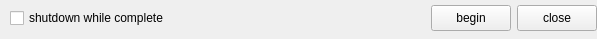
<ui version="4.0" >
 <class>xBottom_uiClass</class>
 <widget class="QWidget" name="xBottom_uiClass" >
  <property name="geometry" >
   <rect>
    <x>0</x>
    <y>0</y>
    <width>597</width>
    <height>39</height>
   </rect>
  </property>
  <property name="windowTitle" >
   <string>xBottom_ui</string>
  </property>
  <layout class="QHBoxLayout" name="horizontalLayout" >
   <property name="leftMargin" >
    <number>10</number>
   </property>
   <property name="topMargin" >
    <number>3</number>
   </property>
   <property name="rightMargin" >
    <number>0</number>
   </property>
   <property name="bottomMargin" >
    <number>5</number>
   </property>
   <item>
    <widget class="QCheckBox" name="cbxShutDown" >
     <property name="focusPolicy" >
      <enum>Qt::NoFocus</enum>
     </property>
     <property name="text" >
      <string>shutdown while complete</string>
     </property>
    </widget>
   </item>
   <item>
    <spacer name="horizontalSpacer" >
     <property name="orientation" >
      <enum>Qt::Horizontal</enum>
     </property>
     <property name="sizeHint" stdset="0" >
      <size>
       <width>253</width>
       <height>20</height>
      </size>
     </property>
    </spacer>
   </item>
   <item>
    <widget class="QPushButton" name="btnBegin" >
     <property name="sizePolicy" >
      <sizepolicy vsizetype="Fixed" hsizetype="Fixed" >
       <horstretch>0</horstretch>
       <verstretch>0</verstretch>
      </sizepolicy>
     </property>
     <property name="minimumSize" >
      <size>
       <width>80</width>
       <height>26</height>
      </size>
     </property>
     <property name="maximumSize" >
      <size>
       <width>80</width>
       <height>26</height>
      </size>
     </property>
     <property name="focusPolicy" >
      <enum>Qt::NoFocus</enum>
     </property>
     <property name="text" >
      <string>begin</string>
     </property>
    </widget>
   </item>
   <item>
    <widget class="QPushButton" name="btnStop" >
     <property name="sizePolicy" >
      <sizepolicy vsizetype="Fixed" hsizetype="Fixed" >
       <horstretch>0</horstretch>
       <verstretch>0</verstretch>
      </sizepolicy>
     </property>
     <property name="minimumSize" >
      <size>
       <width>80</width>
       <height>26</height>
      </size>
     </property>
     <property name="maximumSize" >
      <size>
       <width>80</width>
       <height>26</height>
      </size>
     </property>
     <property name="focusPolicy" >
      <enum>Qt::NoFocus</enum>
     </property>
     <property name="text" >
      <string>close</string>
     </property>
    </widget>
   </item>
  </layout>
 </widget>
 <layoutdefault spacing="6" margin="11" />
 <resources/>
 <connections/>
</ui>
